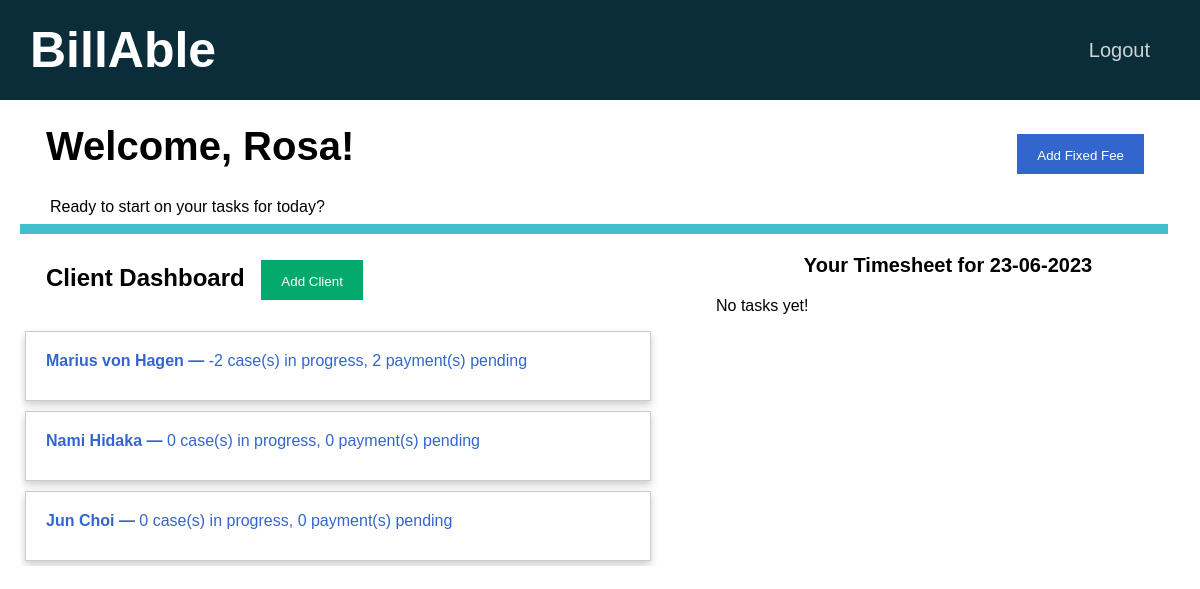
/home (signed in), run on an earlier commit of the app's database.
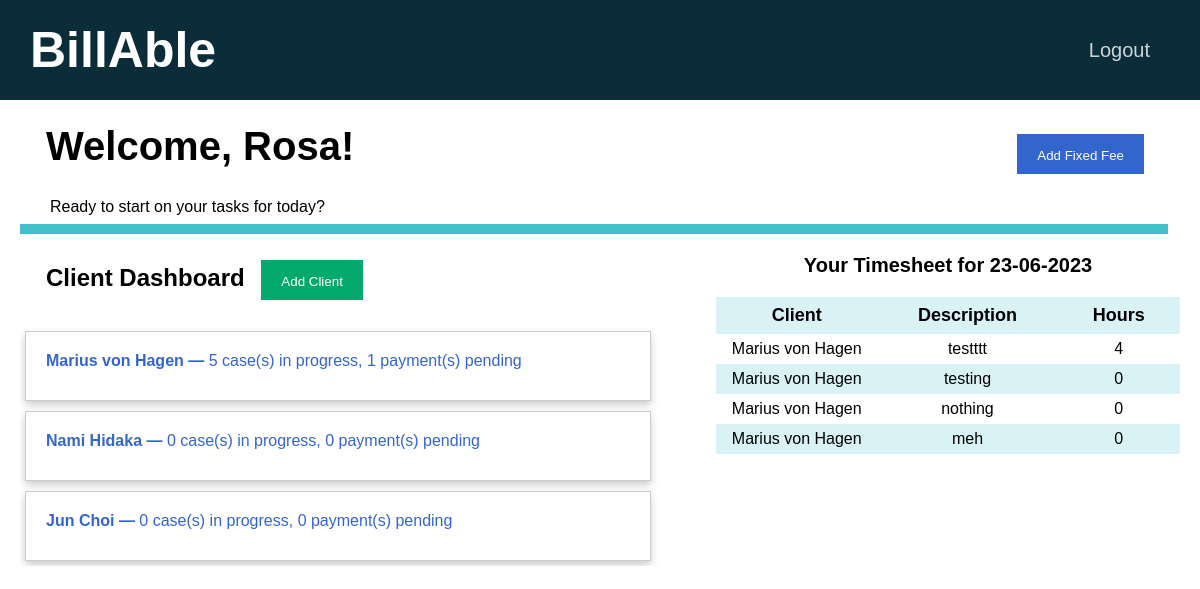
And on a later commit of the database.
### tables this page shows
CREATE TABLE clients(id INTEGER PRIMARY KEY AUTOINCREMENT NOT NULL, name TEXT NOT NULL, email TEXT NOT NULL, in_progress INTEGER NOT NULL DEFAULT 0, payment_pending INTEGER NOT NULL DEFAULT 0, payment_received INTEGER NOT NULL DEFAULT 0, firm INTEGER NOT NULL DEFAULT 1);

CREATE TABLE tasks(id INTEGER PRIMARY KEY AUTOINCREMENT NOT NULL, user_id INTEGER NOT NULL, client_id INTEGER NOT NULL, timesheet_id INTEGER NOT NULL, datetime DATETIME NOT NULL, duration NUMERIC NOT NULL, description TEXT NOT NULL, amount NUMERIC NOT NULL, FOREIGN KEY (user_id) REFERENCES users(id), FOREIGN KEY (client_id) REFERENCES clients(id), FOREIGN KEY (timesheet_id) REFERENCES timesheets(id));

### app.py (the view)
@app.route("/home", methods=["GET", "POST"])
@login_required
def home():
    id = session["user_id"]
    connection = sqlite3.connect("database.db")
    connection.row_factory = sqlite3.Row
    cursor = connection.cursor()
    user = cursor.execute("SELECT name FROM users WHERE id = ?", [id]).fetchone()
    name = user["name"]
    clients = []
    rows = cursor.execute("SELECT * FROM users_clients WHERE user_id = ?", [id]).fetchall()
    tasks = cursor.execute("SELECT * FROM users_clients WHERE user_id = ?", [id]).fetchall()
    for row in rows:
        client_id = row["client_id"]
        client_info = cursor.execute("SELECT * FROM clients WHERE id = ?", [client_id]).fetchone()
        client = {}
        client["name"] = client_info["name"]
        client["id"] = client_info["id"]
        client["in_progress"] = client_info["in_progress"]
        client["payment_pending"] = client_info["payment_pending"]
        client["payment_received"] = client_info["payment_received"]
        clients.append(client)
    today = datetime.datetime.now().strftime("%d-%m-%Y")
    tasks = []
    t_rows = cursor.execute("SELECT * FROM tasks WHERE user_id = ? AND datetime = ?", [id, today]).fetchall()
    for row in t_rows:
        task = {}
        task["description"] = row["description"]
        task["duration"] = row["duration"]
        client_id = row["client_id"]
        task["client"] = cursor.execute("SELECT name FROM clients WHERE id = ?", [client_id]).fetchone()["name"]
        tasks.append(task)
    connection.close()
    return render_template("home.html", name=name, clients=clients, tasks=tasks, date=today)

### helpers.py (called while the page is built)
def login_required(f):
    @wraps(f)
    def decorated_function(*args, **kwargs):
        if session.get("user_id") is None:
            return redirect("/login")
        return f(*args, **kwargs)
    return decorated_function

### templates/home.html (shortened to what this page needs)
{% extends "layout.html" %}
{% block main %}
    <div class="container page-header">
        <b> Welcome, {{ name }}! </b>
        <span style="float: right;">
            <button type="button" class="option-button primarybtn" id="newFixedFeeModalOpen">
                Add Fixed Fee
            </button>
        </span>
    </div>
    <p class="tagline">Ready to start on your tasks for today?</p>
    <hr class="tab-bar">
    <div>
        <div class="dashboard">
            <h2 class="container">
                Client Dashboard
                <span>
                    <button type="button" class="option-button successbtn" id="addClientModalOpen">
                        Add Client
                    </button>
                </span>
            </h2>
            {% if clients %}
                {% for client in clients %}
                <a href="{{ url_for('client', id=client['id']) }}" class="stretched-link">
                    <div class="card">
                        <b>{{ client["name"] }} &mdash;</b>
                        {{ client["in_progress"] }} case(s) in progress,
                        {{ client["payment_pending"] }} payment(s) pending
                    </div>
                </a>
                {% endfor %}
            {% else %}
                You have not been assigned to any clients yet!
            {% endif %}
        </div>
        <div class="personal-timesheet">
            <p class="table-title">
                <b>Your Timesheet for {{ date }}</b>
            </p>
            {% if tasks %}
                <table class="table timesheet-table">
                    <thead>
                        <tr>
                            <th scope="col">Client</th>
                            <th scope="col">Description</th>
                            <th scope="col">Hours</th>
                        </tr>
                    </thead>
                    <tbody>
                        {% for task in tasks %}
                            <tr>
                                <td>{{ task["client"] }}</td>
                                <td>{{ task["description"] }}</td>
                                <td>{{ task["duration"] }}</td>
                            </tr>
                        {% endfor %}
                    </tbody>
                </table>
            {% else %}
                No tasks yet!
            {% endif %}
        </div>
    </div>
{% endblock %}

What changed in the data, as far as the page shows it:
changed clients "Marius von Hagen": in_progress "-2" → "5"; payment_pending "2" → "1"
added tasks: description "testttt"
added tasks: description "testing"
added tasks: description "nothing"
added tasks: description "meh"
Also different on the page:
text no longer shown: "No tasks yet!"
text now shown: "Client Description Hours"
new list line: "Marius von Hagen"
new list line: "4"
new list line: "0"
